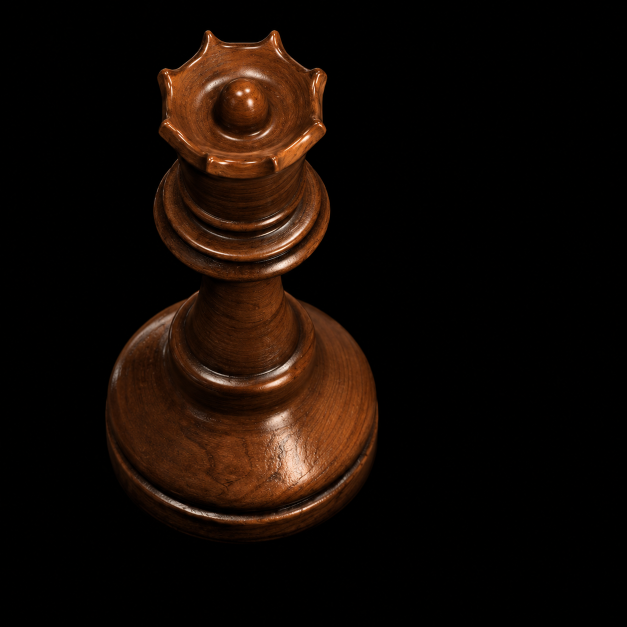
#> input picture assets/queen/reference.png, 1254 x 1254 px, found by its file name (shown at 1/2 size)
$ python measure_base_reference.py out.png
#> lines starting #> are read from the running program, lines starting #| are printed output that depends on the picture; after the words box and inside, x2 and y2 are one past the last pixel; in counts of white or black regions, pixels touching at a corner belong together
"""Read-only pixel landmarks for the king base; never modifies references."""
from pathlib import Path
import argparse,hashlib,json
from collections import deque
import numpy as np
from PIL import Image,ImageDraw
ROOT=Path(__file__).resolve().parents[2]
def sha(p):return hashlib.sha256(p.read_bytes()).hexdigest()
def components(mask):
    todo=set(zip(*np.where(mask)));parts=[]
    while todo:
        seed=todo.pop();q=deque([seed]);part=[seed]
        while q:
            y,x=q.popleft()
            for d in ((y-1,x),(y+1,x),(y,x-1),(y,x+1)):
                if d in todo:todo.remove(d);q.append(d);part.append(d)
        if len(part)>10:
            p=np.array(part);parts.append(dict(pixels=len(part),centroid_xy=p.mean(0)[::-1].tolist(),bounds_xyxy=[int(p[:,1].min()),int(p[:,0].min()),int(p[:,1].max()+1),int(p[:,0].max()+1)]))
    return sorted(parts,key=lambda p:p['pixels'],reverse=True)
def main(output):
#> called with output = 'out.png'
    out=ROOT/output;out.mkdir(parents=True,exist_ok=True);rows=[];box=(350,750,750,1070)
    sheet=Image.new('RGB',(820,365),'#17191b');draw=ImageDraw.Draw(sheet)
    for i,(label,path) in enumerate([('Reference',ROOT/'assets/king/reference.png'),('Accepted 014',ROOT/'history/king-mission-014/render.png')]):
        im=Image.open(path).convert('RGBA');a=np.asarray(im);rgb=a[:,:,:3].astype(float)*a[:,:,3:4]/255
        bright=(rgb[:,:,2]>65)&(rgb[:,:,1]>85)&(a[:,:,3]>127);area=np.zeros(bright.shape,bool);area[790:1015,500:670]=True
#> after `bright = (rgb[:, :, 2] > 65) & (rgb[:, :, 1] > 85) & (a[:, :, 3] > 127`:
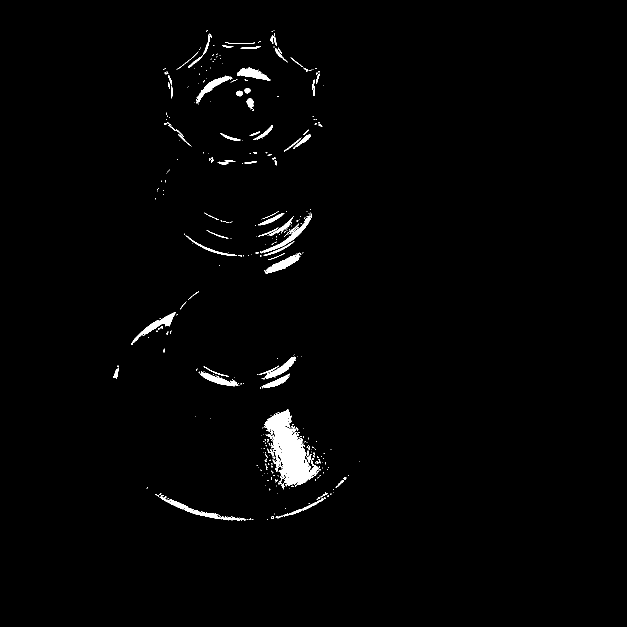
#> bright: shape (1254, 1254) bool (shown at 1/2 size); 1.4% white; 354 white regions (280 under 20 px), largest, box (x1, y1, x2, y2) and area: (528, 818, 638, 973) 7522, (319, 993, 491, 1042) 1114, (524, 427, 624, 506) 1035
        rows.append(dict(label=label,path=path.relative_to(ROOT).as_posix(),sha256=sha(path),components=components(bright&area)))
#> in components, `todo = set(zip(*np.where(mask)))`: todo = 8576 items
#> in components, `todo = set(zip(*np.where(mask)))`:
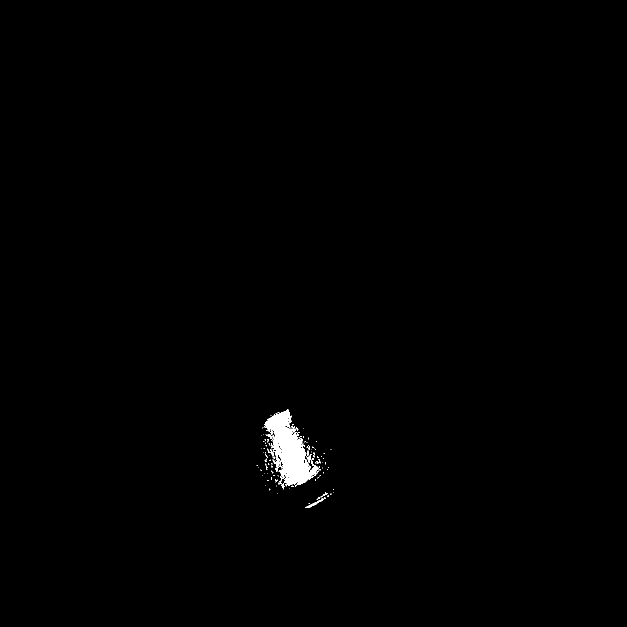
#> mask: shape (1254, 1254) bool (shown at 1/2 size); 0.55% white; 110 white regions (101 under 20 px), largest, box (x1, y1, x2, y2) and area: (528, 818, 638, 973) 7522, (610, 994, 652, 1015) 156, (613, 901, 627, 932) 141
#> the loop in components, `while todo:` made 142 passes
#> after the loop in components, `while todo:`: parts = 24 items; todo = 0 items
        crop=Image.fromarray(rgb.astype('uint8')).crop(box);cd=ImageDraw.Draw(crop)
#> after `crop = Image.fromarray(rgb.astype('uint8')).crop(box)`:
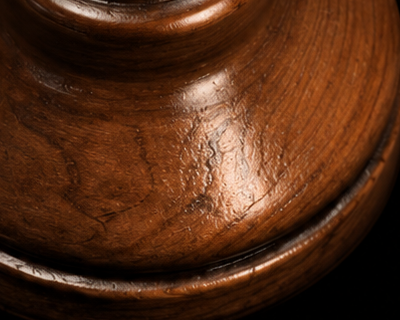
#> crop: PIL image 400x320 RGB; mean R, G, B 83.5, 44.8, 22.7
        for x in range(400,751,50):
            cd.line((x-box[0],0,x-box[0],320),fill='#494949');cd.text((x-box[0]+2,2),str(x),fill='#9cdeef')
        for y in range(800,1071,50):
            cd.line((0,y-box[1],400,y-box[1]),fill='#494949');cd.text((2,y-box[1]+2),str(y),fill='#9cdeef')
        sheet.paste(crop,(i*410+5,35));draw.text((i*410+5,8),label,fill='white')
#> after `sheet.paste(crop, (i * 410 + 5, 35))`:
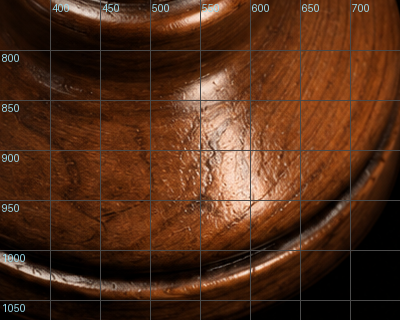
#> crop: PIL image 400x320 RGB; mean R, G, B 83.5, 46.7, 25.6
#> after `sheet.paste(crop, (i * 410 + 5, 35))`:
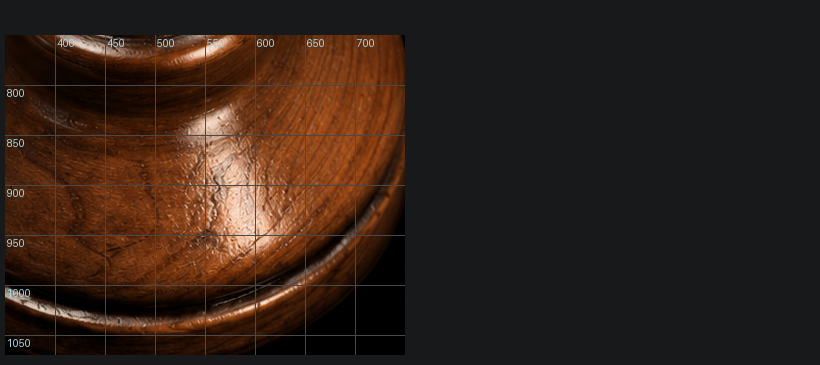
#> sheet: PIL image 820x365 RGB; mean R, G, B 48.9, 34.3, 26.4
    sheet.save(out/'base-landmarks.png')
    report=dict(threshold='RGB on black: B>65,G>85,alpha>127 in x[500,670),y[790,1015). A diagnostic, not a match score.',images=rows)
    (out/'landmarks.json').write_text(json.dumps(report,indent=2)+'\n',encoding='utf-8');print(json.dumps(report,indent=2))
if __name__=='__main__':
#> (the run stopped early here; a loop or call above may not have finished)
